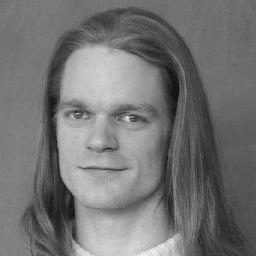
#> input picture task_1.1/bauckhage.jpg, 256 x 256 px
$ python task1_1.py   (Python 2 division)   (older library calls are emulated)
#> lines starting #> are read from the running program, lines starting #| are printed output that depends on the picture
# -*- coding: utf-8 -*-
"""
Created on Thu Oct 30 11:22:13 2014

@author: Ankur
"""

import numpy as np
import scipy
import matplotlib.pyplot as plt


class ImageManipulation():
    """Just a warmup task for image manipulation
       filename : name of the file which is needed to be modified
       rmin = min value
       rmax = max value
    """

    def __init__(self,filename=None,rmin=0,rmax=0):
#> called with filename = 'bauckhage.jpg', rmin = 20, rmax = 40
        if filename is None:
            raise Exception("filename not given as first param")
        if rmin == rmax or rmin < 0 or rmax < 0:
            raise Exception("please change the rmin and rmax values")

        #received the image in a nd-numpy-array
        self.image = scipy.misc.imread(filename)
#> self.image is the input picture: shape (256, 256); min 8, max 244, mean 115.4

        #initialized the image with zeros
        self.new_image = np.zeros(self.image.shape)
        self.rmin = rmin
        self.rmax = rmax

    def manipulate(self):
        it = np.nditer(self.image, flags=['multi_index'])
        point_b = np.array([self.image.shape[0],self.image.shape[1]])/2
#> point_b = [128, 128]

        while not it.finished:
            euc_dist = self.compute_euclidean(it.multi_index,point_b)
            x,y = it.multi_index
            if euc_dist <= self.rmax and euc_dist >=self.rmin:
                self.new_image[x,y] = 0
            else:
                self.new_image[x,y] = it[0]
            it.iternext()
#> this loop made 65536 passes
#> euc_dist on passes 1 to 3: 181, 180.3, 179.6
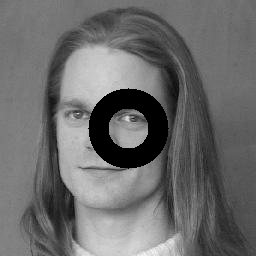
#> self.new_image: shape (256, 256) float64; min 0, max 244, mean 107.1

        plt.subplot(222),plt.imshow(self.image, cmap = 'gray')
        plt.title('g(x,y)'),  plt.xticks([]), plt.yticks([])
        plt.subplot(223),plt.imshow(self.new_image, cmap = 'gray')
        plt.title("g'(x,y)"),plt.xticks([]), plt.yticks([])
        plt.show()
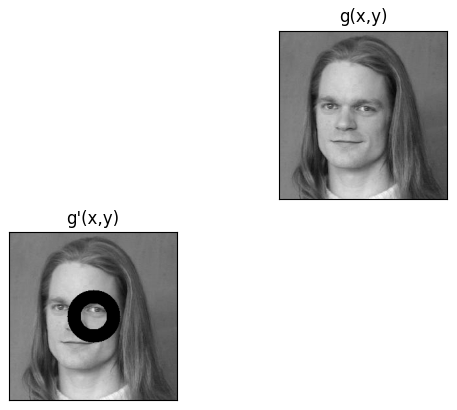
#> figure drawn by matplotlib, 2 panels


        self.save_image(self.new_image)


    def save_image(self,imarray):
        scipy.misc.imsave("task1_1.jpg",imarray)
        print "output has been generated and saved in the current directory"

    def compute_euclidean(self,point_a, point_b):
        return np.linalg.norm(point_a-point_b)


if __name__ == "__main__":
    obj = ImageManipulation("bauckhage.jpg",20,40)
    obj.manipulate()

$ run again, with task_1.1/clock.jpg copied over task_1.1/bauckhage.jpg
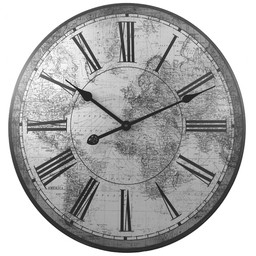
#> input picture task_1.1/clock.jpg, 256 x 256 px
#> in __init__, self.image is the input picture: shape (256, 256); min 11, max 255, mean 175.6
#> the loop in manipulate, `while not it.finished:` made 65536 passes
#> euc_dist on passes 1 to 3: 181, 180.3, 179.6
#> after the loop in manipulate, `while not it.finished:`:
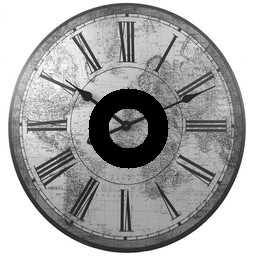
#> self.new_image: shape (256, 256) float64; min 0, max 255, mean 167.2
#> in manipulate, `plt.show()`:
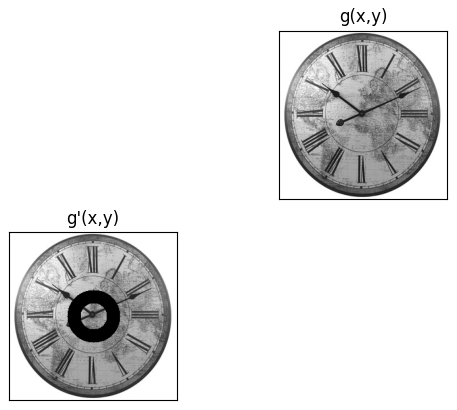
#> figure drawn by matplotlib, 2 panels
